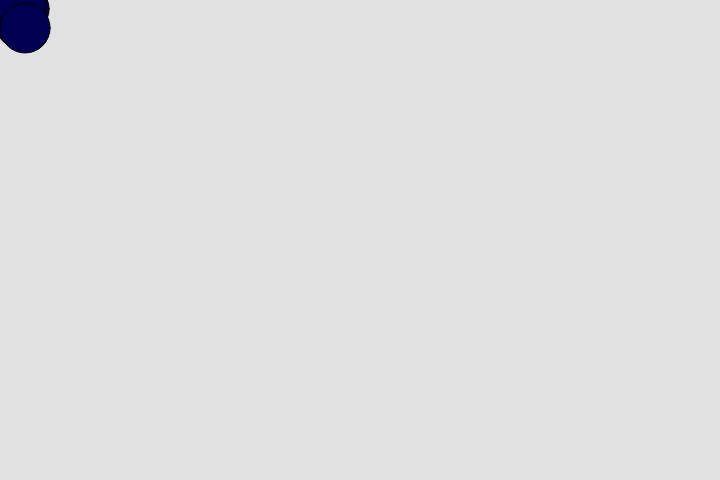
Frame 1 (no input)
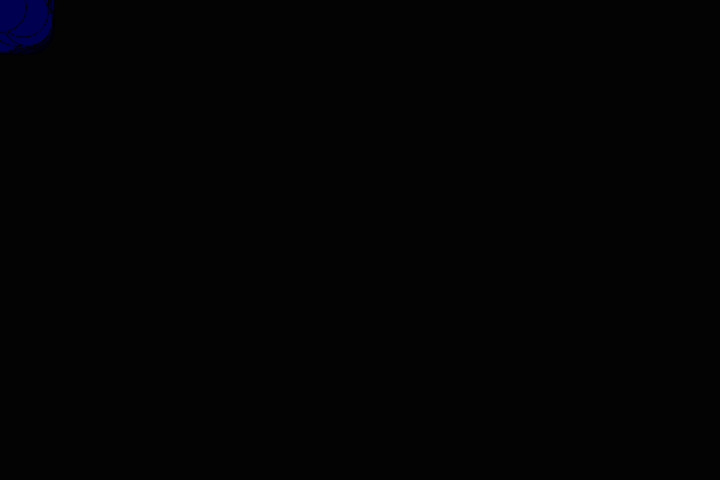
Frame 60 (no input)
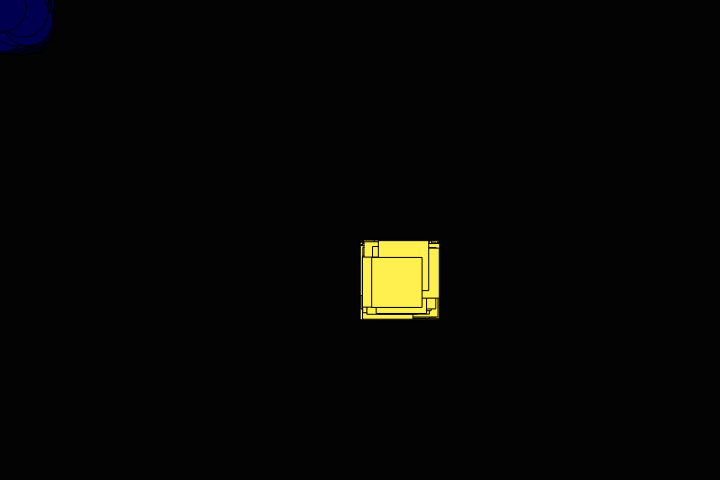
Frame 120 (the mouse pressed at the canvas centre since frame 60)

The p5.js sketch that drew these frames (run headless with seeded random() and noise() and a simulated clock; from frame 60 on, the mouse is pressed at the canvas centre):

// p5.js sketch
// ── sketch.js
var value = 0;
function setup() {
	createCanvas (720,480);
}

function draw() {
	fill(mouseX, mouseY, 80);

	if (mouseIsPressed){
		background(value, 0);
		for(var i = 0; i < 10; i++){
			rect(mouseX+random(30), mouseY+random(30), 50, 50);
		}
	} else {
		background(value, 30);
		for(var i = 0; i < 10; i++){
			ellipse(mouseX+random(30), mouseY+random(30), 50, 50);
		}
	}
}

/// SOURCED CODE : https://p5js.org/reference/#/p5/mouseMoved
function mouseMoved() {
  value = value + 3;
  if (value > 150) {
    value = 0;
  }
}
